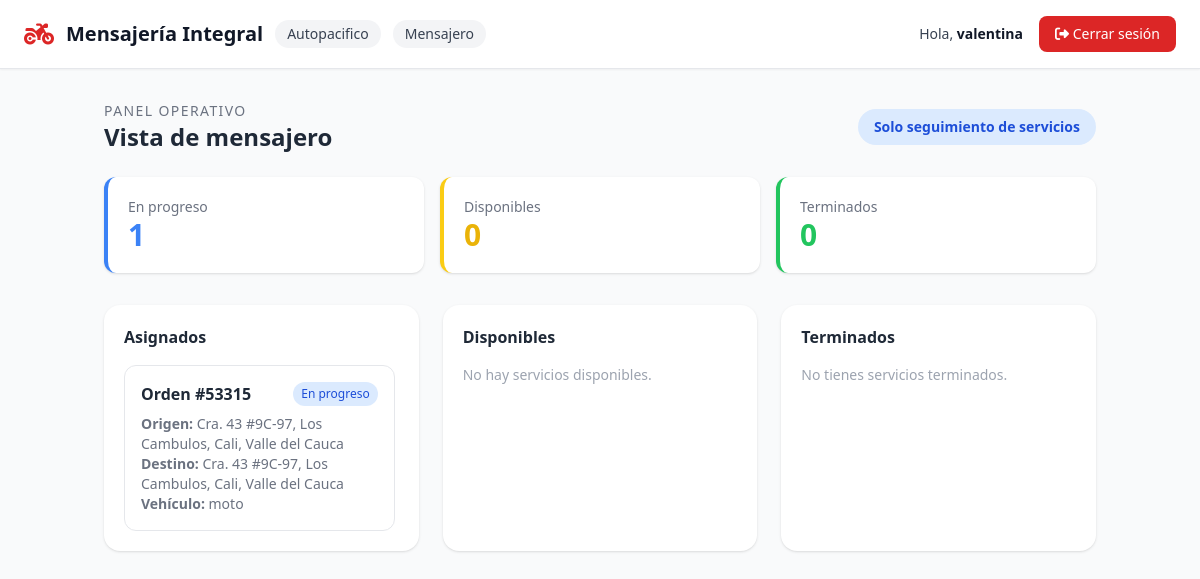
Page /mensajero/ (signed in) on the earlier database version.
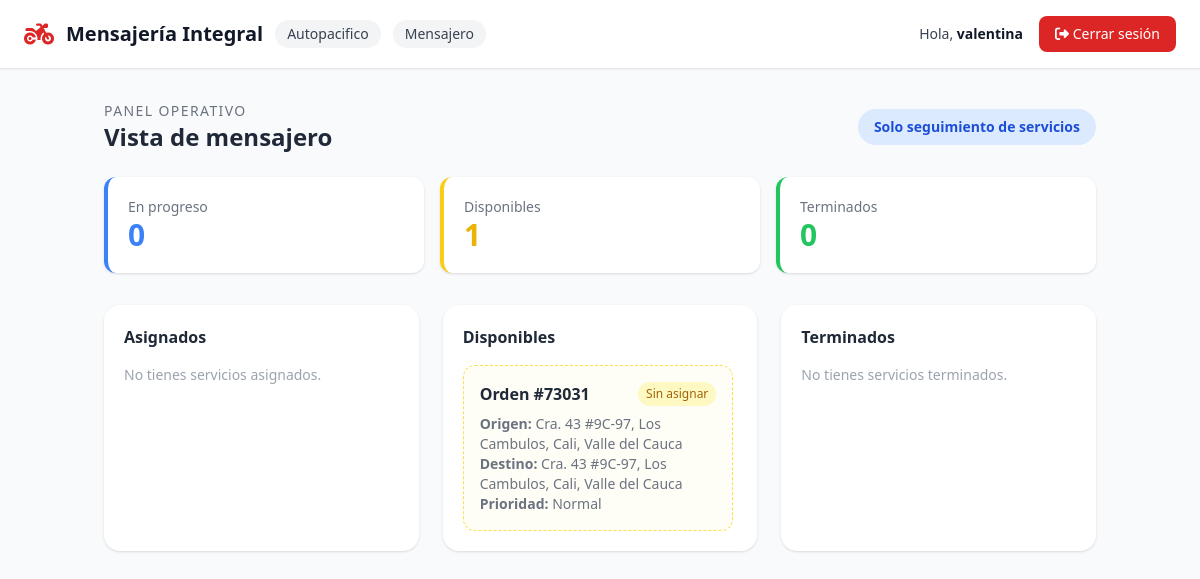
Same page on the later database version.
### usuarios/models.py (models this page shows, shortened)
class Usuario(AbstractUser):
    ROL_CHOICES = [
        ('coordinador', 'Coordinador'),
        ('cliente', 'Cliente'),
        ('mensajero', 'Mensajero'),
    ]
    rol = models.CharField(max_length=20, choices=ROL_CHOICES)
    telefono = models.CharField(max_length=20, blank=True)
    foto_perfil = models.ImageField(upload_to='perfiles/', blank=True, null=True)
    empresa = models.ForeignKey(
        Empresa,
        on_delete=models.SET_NULL,
        null=True,
        blank=True,
        related_name='usuarios'
    )
    class Meta:
        verbose_name = "Usuario"
        verbose_name_plural = "Usuarios"

class Empresa(models.Model):
    nombre = models.CharField(max_length=100)
    nit = models.CharField(max_length=20, blank=True)
    telefono = models.CharField(max_length=20, blank=True)
    activa = models.BooleanField(default=True)
    class Meta:
        verbose_name = "Empresa"
        verbose_name_plural = "Empresas"

### servicios/models.py (models this page shows, shortened)
class Servicio(models.Model):
    ESTADO_CHOICES = [
        ('sin_asignar', 'Sin asignar'),
        ('en_progreso', 'En progreso'),
        ('terminado', 'Terminado'),
    ]
    PRIORIDAD_CHOICES = [
        ('normal', 'Normal'),
        ('alta', 'Alta'),
    ]
    empresa = models.ForeignKey(
        Empresa,
        on_delete=models.CASCADE,
        related_name='servicios',
        null=True,
        blank=True,
    )
    creado_por = models.ForeignKey(
        Usuario,
        on_delete=models.SET_NULL,
        null=True,
        blank=True,
        related_name='servicios_creados'
    )
    cliente = models.ForeignKey(
        Usuario,
        on_delete=models.CASCADE,
        related_name='servicios_cliente'
    )
    mensajero = models.ForeignKey(
        Usuario,
        on_delete=models.SET_NULL,
        null=True,
        blank=True,
        related_name='servicios_mensajero'
    )
    orden = models.CharField(max_length=20, unique=True, db_index=True)
    descripcion = models.TextField(blank=True)
    sede = models.CharField(max_length=100, blank=True)
    area = models.CharField(max_length=100, blank=True)
    nombre_solicitante = models.CharField(max_length=150, blank=True)
    telefono_solicitante = models.CharField(max_length=30, blank=True)
    ciudad_origen = models.CharField(max_length=100, blank=True)
    ciudad_destino = models.CharField(max_length=100, blank=True)
    origen = models.TextField()
    destino = models.TextField()
    fecha_entrega_deseada = models.DateField(null=True, blank=True)
    nombre_quien_recibe = models.CharField(max_length=150, blank=True)
    telefono_quien_recibe = models.CharField(max_length=30, blank=True)
    tipo_servicio = models.CharField(max_length=100, blank=True)
    tipo_pago = models.CharField(max_length=100, blank=True)
    descripcion_pago = models.TextField(blank=True)
    tipo_recorrido = models.CharField(max_length=100, blank=True)
    tipo_vehiculo = models.CharField(max_length=50)
    prioridad = models.CharField(max_length=10, choices=PRIORIDAD_CHOICES, default='normal')
    estado = models.CharField(max_length=20, choices=ESTADO_CHOICES, default='sin_asignar', db_index=True)
    fecha_creacion = models.DateTimeField(auto_now_add=True, db_index=True)
    origen_lat = models.DecimalField(max_digits=9, decimal_places=6, null=True, blank=True)
    origen_lng = models.DecimalField(max_digits=9, decimal_places=6, null=True, blank=True)
    destino_lat = models.DecimalField(max_digits=9, decimal_places=6, null=True, blank=True)
    destino_lng = models.DecimalField(max_digits=9, decimal_places=6, null=True, blank=True)
    mensajero_lat = models.DecimalField(max_digits=9, decimal_places=6, null=True, blank=True)
    mensajero_lng = models.DecimalField(max_digits=9, decimal_places=6, null=True, blank=True)
    mensajero_ubicacion_actualizada_en = models.DateTimeField(null=True, blank=True)
    def tiene_mapa(self):
        return any([
            self.origen_lat is not None and self.origen_lng is not None,
            self.destino_lat is not None and self.destino_lng is not None,
            self.mensajero_lat is not None and self.mensajero_lng is not None,
        ])
    class Meta:
        verbose_name = "Servicio"
        verbose_name_plural = "Servicios"

### dashboard/views.py (the view)
# urls.py: path('mensajero/', views.mensajero_inicio, name='mensajero_inicio'),
@login_required
def mensajero_inicio(request):
    if request.user.rol != 'mensajero':
        return _redirigir_dashboard(request.user)
    servicios = _servicios_empresa(request.user)
    asignados = servicios.filter(mensajero=request.user)
    disponibles = servicios.filter(estado='sin_asignar')
    terminados = servicios.filter(mensajero=request.user, estado='terminado')
    context = {
        'asignados': asignados,
        'disponibles': disponibles,
        'terminados': terminados,
        'en_progreso': asignados.filter(estado='en_progreso').count(),
        'sin_asignar': disponibles.count(),
        'terminados_count': terminados.count(),
    }
    return render(request, 'dashboard/mensajero_inicio.html', context)

### dashboard/context_processors.py (called while the page is built)
def google_maps(request):
    return {
        'google_maps_api_key': getattr(settings, 'GOOGLE_MAPS_API_KEY', ''),
    }

### dashboard/templates/dashboard/mensajero_inicio.html (shortened to what this page needs)
{% extends 'dashboard/base.html' %}
{% load l10n %}
{% block content %}
<div class="flex justify-between items-center mb-6">
    <div>
        <p class="text-sm text-gray-500 uppercase tracking-widest">Panel operativo</p>
        <h1 class="text-2xl font-bold text-gray-800">Vista de mensajero</h1>
    </div>
    <span class="bg-blue-100 text-blue-700 px-4 py-2 rounded-full text-sm font-semibold">
        Solo seguimiento de servicios
    </span>
</div>
<div class="grid grid-cols-1 md:grid-cols-3 gap-4 mb-8">
    <div class="bg-white rounded-xl shadow p-5 border-l-4 border-blue-500">
        <p class="text-gray-500 text-sm">En progreso</p>
        <p class="text-3xl font-bold text-blue-500">{{ en_progreso }}</p>
    </div>
    <div class="bg-white rounded-xl shadow p-5 border-l-4 border-yellow-400">
        <p class="text-gray-500 text-sm">Disponibles</p>
        <p class="text-3xl font-bold text-yellow-500">{{ sin_asignar }}</p>
    </div>
    <div class="bg-white rounded-xl shadow p-5 border-l-4 border-green-500">
        <p class="text-gray-500 text-sm">Terminados</p>
        <p class="text-3xl font-bold text-green-500">{{ terminados_count }}</p>
    </div>
</div>
<div class="grid grid-cols-1 lg:grid-cols-3 gap-6">
    <section class="bg-white rounded-2xl shadow p-5">
        <h2 class="font-bold text-gray-800 mb-4">Asignados</h2>
        <div class="space-y-3 max-h-[32rem] overflow-auto pr-1">
            {% for servicio in asignados %}
            <article class="border rounded-xl p-4">
                <div class="flex justify-between gap-3 mb-2">
                    <strong class="text-gray-800">Orden #{{ servicio.orden }}</strong>
                    <span class="text-xs px-2 py-1 rounded-full {% if servicio.estado == 'en_progreso' %}bg-blue-100 text-blue-700{% else %}bg-green-100 text-green-700{% endif %}">
                        {{ servicio.get_estado_display }}
                    </span>
                </div>
                <p class="text-sm text-gray-500"><strong>Origen:</strong> {{ servicio.origen }}</p>
                <p class="text-sm text-gray-500"><strong>Destino:</strong> {{ servicio.destino }}</p>
                <p class="text-sm text-gray-500"><strong>Vehículo:</strong> {{ servicio.tipo_vehiculo }}</p>
            </article>
            {% empty %}
            <p class="text-sm text-gray-400">No tienes servicios asignados.</p>
            {% endfor %}
        </div>
    </section>
    <section class="bg-white rounded-2xl shadow p-5">
        <h2 class="font-bold text-gray-800 mb-4">Disponibles</h2>
        <div class="space-y-3 max-h-[32rem] overflow-auto pr-1">
            {% for servicio in disponibles %}
            <article class="border rounded-xl p-4 border-dashed border-yellow-300 bg-yellow-50/40">
                <div class="flex justify-between gap-3 mb-2">
                    <strong class="text-gray-800">Orden #{{ servicio.orden }}</strong>
                    <span class="text-xs px-2 py-1 rounded-full bg-yellow-100 text-yellow-700">Sin asignar</span>
                </div>
                <p class="text-sm text-gray-500"><strong>Origen:</strong> {{ servicio.origen }}</p>
                <p class="text-sm text-gray-500"><strong>Destino:</strong> {{ servicio.destino }}</p>
                <p class="text-sm text-gray-500"><strong>Prioridad:</strong> {{ servicio.get_prioridad_display }}</p>
            </article>
            {% empty %}
            <p class="text-sm text-gray-400">No hay servicios disponibles.</p>
            {% endfor %}
        </div>
    </section>
    <section class="bg-white rounded-2xl shadow p-5">
        <h2 class="font-bold text-gray-800 mb-4">Terminados</h2>
        <div class="space-y-3 max-h-[32rem] overflow-auto pr-1">
            {% for servicio in terminados %}
            <article class="border rounded-xl p-4">
                <div class="flex justify-between gap-3 mb-2">
                    <strong class="text-gray-800">Orden #{{ servicio.orden }}</strong>
                    <span class="text-xs px-2 py-1 rounded-full bg-green-100 text-green-700">Terminado</span>
                </div>
                <p class="text-sm text-gray-500"><strong>Origen:</strong> {{ servicio.origen }}</p>
                <p class="text-sm text-gray-500"><strong>Destino:</strong> {{ servicio.destino }}</p>
                <p class="text-sm text-gray-500"><strong>Cliente:</strong> {{ servicio.cliente.get_full_name|default:servicio.cliente.username }}</p>
                {% if servicio.origen_lat and servicio.origen_lng and servicio.destino_lat and servicio.destino_lng %}
                <a
                    href="https://www.google.com/maps/dir/?api=1&origin={{ servicio.origen_lat|unlocalize }},{{ servicio.origen_lng|unlocalize }}&destination={{ servicio.destino_lat|unlocalize }},{{ servicio.destino_lng|unlocalize }}&travelmode=driving"
                    target="_blank"
                    rel="noreferrer"
                    class="inline-flex items-center gap-2 mt-3 bg-slate-900 hover:bg-slate-800 text-white px-4 py-2 rounded-lg text-sm font-semibold transition"
                >
                    <i class="fas fa-route"></i> Abrir ruta
                </a>
                {% endif %}
                {% if servicio.tiene_mapa %}
                <div class="mt-3">
                    {% include 'dashboard/partials/mini_map.html' with servicio=servicio map_id='terminado-map-'|add:servicio.id %}
                </div>
                {% endif %}
            </article>
            {% empty %}
            <p class="text-sm text-gray-400">No tienes servicios terminados.</p>
            {% endfor %}
        </div>
    </section>
</div>
{% endblock %}

### dashboard/templates/dashboard/base.html (shortened to what this page needs)
<!DOCTYPE html>
<html lang="es">
<head>
    <script src="https://cdn.tailwindcss.com"></script>
    <link rel="stylesheet" href="https://cdnjs.cloudflare.com/ajax/libs/font-awesome/6.4.0/css/all.min.css">
</head>
<body class="bg-gray-50 min-h-screen text-gray-900">
    {% if user.is_authenticated %}
    <nav class="bg-white text-gray-900 px-6 py-4 flex justify-between items-center border-b border-gray-200 shadow-sm">
        <div class="flex items-center gap-3">
            <i class="fas fa-motorcycle text-2xl text-red-600"></i>
            <span class="font-bold text-xl">Mensajería Integral</span>
            {% if user.empresa %}
            <span class="bg-gray-100 px-3 py-1 rounded-full text-sm text-gray-700">{{ user.empresa.nombre }}</span>
            {% endif %}
            {% if user.rol %}
            <span class="bg-gray-100 px-3 py-1 rounded-full text-sm capitalize text-gray-700">{{ user.rol }}</span>
            {% endif %}
        </div>
        <div class="flex items-center gap-4">
            <span class="text-sm text-gray-700">Hola, <strong class="text-gray-900">{{ user.username }}</strong></span>
            <a href="{% url 'dashboard:logout' %}" class="bg-red-600 hover:bg-red-700 px-4 py-2 rounded-lg text-sm transition text-white">
                <i class="fas fa-sign-out-alt"></i> Cerrar sesión
            </a>
        </div>
    </nav>
    {% endif %}
    <main class="container mx-auto px-4 py-8">
        {% block content %}{% endblock %}
    </main>
</body>
</html>

Differences in the rows shown:
removed Servicio: orden "53315", estado "En progreso", origen "Cra. 43 #9C-97, Los Cambulos, Cali, Valle del Cauca", destino "Cra. 43 #9C-97, Los Cambulos, Cali, Valle del Cauca", tipo_vehiculo "moto", shown under "Asignados"
added Servicio: orden "73031", origen "Cra. 43 #9C-97, Los Cambulos, Cali, Valle del Cauca", destino "Cra. 43 #9C-97, Los Cambulos, Cali, Valle del Cauca", prioridad "Normal", shown under "Disponibles"
Other differences:
{{ en_progreso }}: "1" → "0"
{{ sin_asignar }}: "0" → "1"
text no longer shown: "No hay servicios disponibles."
text now shown: "No tienes servicios asignados."
